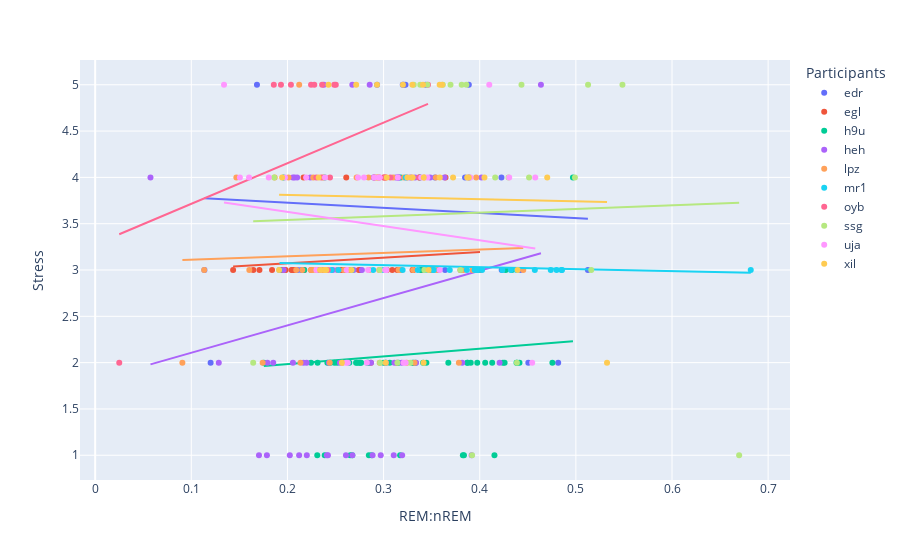

This figure's notebook cell:
### Code cell
# plot stress against REM:nREM for each participant
fig = px.scatter(slpsteps, x="REM:nREM", y="stress", color="pid", trendline="ols", #points="all",
                labels={
                    "stress": "Stress",
                    "REM:nREM": "REM:nREM",
                    "pid": "Participants"
                })
fig.show()

### Figure 1 — Plotly figure (JSON) as saved in the notebook; plotly's stock layout.template omitted (floating-point values rounded to 4 significant figures)
{"data": [{"hovertemplate": "Participants=edr<br>REM:nREM=%{x}<br>Stress=%{y}<extra></extra>", "legendgroup": "edr", "marker": {"color": "#636efa", "symbol": "circle"}, "mode": "markers", "name": "edr", "orientation": "v", "showlegend": true, "type": "scatter", "x": [0.2758, 0.3211, 0.328, 0.3158, 0.4424, 0.4506, 0.3228, 0.1683, 0.3571, 0.2144, 0.4816, 0.3439, 0.3848, 0.3534, 0.2562, 0.5125, 0.3887, null, 0.1136, 0.3199, 0.2932, 0.4226, 0.389, 0.4228, 0.3639, 0.2105, 0.1201], "xaxis": "x", "y": [3, 5, 4, 4, 3, 2, 5, 5, 3, 3, 2, 5, 4, 4, 3, 3, 5, 3, 3, 5, 5, 4, 4, 3, 3, 3, 2], "yaxis": "y"}, {"hovertemplate": "<b>OLS trendline</b><br>stress = -0.553814 * REM:nREM + 3.83646<br>R<sup>2</sup>=0.003176<br><br>Participants=edr<br>REM:nREM=%{x}<br>Stress=%{y} <b>(trend)</b><extra></extra>", "legendgroup": "edr", "marker": {"color": "#636efa", "symbol": "circle"}, "mode": "lines", "name": "edr", "showlegend": false, "type": "scatter", "x": [0.1136, 0.1201, 0.1683, 0.2105, 0.2144, 0.2562, 0.2758, 0.2932, 0.3158, 0.3199, 0.3211, 0.3228, 0.328, 0.3439, 0.3534, 0.3571, 0.3639, 0.3848, 0.3887, 0.389, 0.4226, 0.4228, 0.4424, 0.4506, 0.4816, 0.5125], "xaxis": "x", "y": [3.774, 3.77, 3.743, 3.72, 3.718, 3.695, 3.684, 3.674, 3.662, 3.659, 3.659, 3.658, 3.655, 3.646, 3.641, 3.639, 3.635, 3.623, 3.621, 3.621, 3.602, 3.602, 3.591, 3.587, 3.57, 3.553], "yaxis": "y"}, {"hovertemplate": "Participants=egl<br>REM:nREM=%{x}<br>Stress=%{y}<extra></extra>", "legendgroup": "egl", "marker": {"color": "#EF553B", "symbol": "circle"}, "mode": "markers", "name": "egl", "orientation": "v", "showlegend": true, "type": "scatter", "x": [0.2308, 0.1709, 0.2903, 0.3644, 0.3395, 0.2954, 0.3301, 0.2247, 0.314, 0.4003, 0.2175, 0.2052, 0.1645, 0.2741, 0.2043, 0.2076, 0.1981, 0.3501, 0.184, 0.3142, 0.309, 0.3175, 0.3944, 0.2585, 0.1435, 0.3304, 0.2329, 0.2558, 0.2612, 0.3311, 0.2546, 0.2074, 0.2596, 0.38, 0.197, 0.1939, 0.2168, 0.3034, 0.1954, 0.349, 0.3001, 0.3373, 0.2868, 0.2672], "xaxis": "x", "y": [3, 3, 4, 4, 3, 4, 3, 3, 2, 3, 3, 3, 3, 3, 3, 3, 3, 3, 3, 3, 3, 3, 3, 3, 3, 3, 3, 3, 4, 3, 3, 3, 3, 3, 3, 3, 4, 3, 3, 3, 4, 4, 2, 3], "yaxis": "y"}, {"hovertemplate": "<b>OLS trendline</b><br>stress = 0.609321 * REM:nREM + 2.94936<br>R<sup>2</sup>=0.008428<br><br>Participants=egl<br>REM:nREM=%{x}<br>Stress=%{y} <b>(trend)</b><extra></extra>", "legendgroup": "egl", "marker": {"color": "#EF553B", "symbol": "circle"}, "mode": "lines", "name": "egl", "showlegend": false, "type": "scatter", "x": [0.1435, 0.1645, 0.1709, 0.184, 0.1939, 0.1954, 0.197, 0.1981, 0.2043, 0.2052, 0.2074, 0.2076, 0.2168, 0.2175, 0.2247, 0.2308, 0.2329, 0.2546, 0.2558, 0.2585, 0.2596, 0.2612, 0.2672, 0.2741, 0.2868, 0.2903, 0.2954, 0.3001, 0.3034, 0.309, 0.314, 0.3142, 0.3175, 0.3301, 0.3304, 0.3311, 0.3373, 0.3395, 0.349, 0.3501, 0.3644, 0.38, 0.3944, 0.4003], "xaxis": "x", "y": [3.037, 3.05, 3.053, 3.061, 3.067, 3.068, 3.069, 3.07, 3.074, 3.074, 3.076, 3.076, 3.081, 3.082, 3.086, 3.09, 3.091, 3.105, 3.105, 3.107, 3.108, 3.109, 3.112, 3.116, 3.124, 3.126, 3.129, 3.132, 3.134, 3.138, 3.141, 3.141, 3.143, 3.151, 3.151, 3.151, 3.155, 3.156, 3.162, 3.163, 3.171, 3.181, 3.19, 3.193], "yaxis": "y"}, {"hovertemplate": "Participants=h9u<br>REM:nREM=%{x}<br>Stress=%{y}<extra></extra>", "legendgroup": "h9u", "marker": {"color": "#00cc96", "symbol": "circle"}, "mode": "markers", "name": "h9u", "orientation": "v", "showlegend": true, "type": "scatter", "x": [0.3836, 0.3825, 0.231, 0.2653, 0.2674, 0.4153, 0.2488, 0.2876, 0.2517, 0.2644, 0.2388, 0.4057, 0.3906, 0.3387, 0.2388, 0.196, 0.3065, 0.3379, 0.3179, 0.2174, null, 0.2759, 0.3929, 0.2745, 0.4388, 0.3299, 0.2847, 0.3874, 0.1754, 0.3021, 0.3445, 0.3, 0.2447, 0.2415, 0.4259, 0.4756, 0.413, 0.3157, 0.2831, 0.3412, 0.3172, 0.2725, 0.3312, 0.4334, 0.427, 0.2314, 0.3333, 0.3975, 0.2714, 0.4414, 0.497, 0.2843, 0.2245, 0.3673, 0.4242, 0.3869, 0.4383, 0.2767], "xaxis": "x", "y": [1, 1, 1, 1, 1, 1, 2, 1, 2, 2, 1, 2, 2, 3, 4, 4, 2, 4, 4, 3, 3, 2, 3, 2, 2, 2, 1, 2, 2, 2, 2, 2, 2, 2, 2, 2, 2, 2, 2, 2, 1, 2, 2, 3, 3, 2, 2, 2, 2, 2, 4, 2, 2, 2, 2, 2, 2, 2], "yaxis": "y"}, {"hovertemplate": "<b>OLS trendline</b><br>stress = 0.832729 * REM:nREM + 1.81616<br>R<sup>2</sup>=0.006761<br><br>Participants=h9u<br>REM:nREM=%{x}<br>Stress=%{y} <b>(trend)</b><extra></extra>", "legendgroup": "h9u", "marker": {"color": "#00cc96", "symbol": "circle"}, "mode": "lines", "name": "h9u", "showlegend": false, "type": "scatter", "x": [0.1754, 0.196, 0.2174, 0.2245, 0.231, 0.2314, 0.2388, 0.2388, 0.2415, 0.2447, 0.2488, 0.2517, 0.2644, 0.2653, 0.2674, 0.2714, 0.2725, 0.2745, 0.2759, 0.2767, 0.2831, 0.2843, 0.2847, 0.2876, 0.3, 0.3021, 0.3065, 0.3157, 0.3172, 0.3179, 0.3299, 0.3312, 0.3333, 0.3379, 0.3387, 0.3412, 0.3445, 0.3673, 0.3825, 0.3836, 0.3869, 0.3874, 0.3906, 0.3929, 0.3975, 0.4057, 0.413, 0.4153, 0.4242, 0.4259, 0.427, 0.4334, 0.4383, 0.4388, 0.4414, 0.4756, 0.497], "xaxis": "x", "y": [1.962, 1.979, 1.997, 2.003, 2.009, 2.009, 2.015, 2.015, 2.017, 2.02, 2.023, 2.026, 2.036, 2.037, 2.039, 2.042, 2.043, 2.045, 2.046, 2.047, 2.052, 2.053, 2.053, 2.056, 2.066, 2.068, 2.071, 2.079, 2.08, 2.081, 2.091, 2.092, 2.094, 2.098, 2.098, 2.1, 2.103, 2.122, 2.135, 2.136, 2.138, 2.139, 2.141, 2.143, 2.147, 2.154, 2.16, 2.162, 2.169, 2.171, 2.172, 2.177, 2.181, 2.182, 2.184, 2.212, 2.23], "yaxis": "y"}, {"hovertemplate": "Participants=heh<br>REM:nREM=%{x}<br>Stress=%{y}<extra></extra>", "legendgroup": "heh", "marker": {"color": "#ab63fa", "symbol": "circle"}, "mode": "markers", "name": "heh", "orientation": "v", "showlegend": true, "type": "scatter", "x": [0.1792, 0.2688, 0.2869, 0.2609, 0.3193, 0.2057, 0.297, 0.4206, 0.1786, 0.1286, 0.2546, 0.2074, 0.3112, 0.2101, 0.3328, 0.2167, 0.3189, 0.2025, 0.2676, 0.2421, 0.241, 0.2379, 0.4018, 0.4637, 0.2328, 0.22, 0.2774, 0.3025, 0.2886, 0.2239, 0.2432, 0.2675, 0.2519, 0.2201, 0.2898, 0.3148, 0.3634, 0.3338, 0.1704, 0.2472, 0.196, 0.2057, 0.3154, 0.3244, 0.2855, 0.1852, 0.3127, 0.3818, 0.05753, 0.2122, 0.3106, 0.3916, 0.3485], "xaxis": "x", "y": [2, 3, 2, 1, 1, 4, 1, 2, 1, 2, 2, 4, 2, 4, 4, 2, 2, 1, 1, 1, 1, 5, 4, 5, 3, 2, 3, 2, 1, 4, 2, 5, 3, 1, 4, 4, 4, 2, 1, 3, 3, 2, 4, 4, 5, 2, 4, 2, 4, 1, 1, 1, 4], "yaxis": "y"}, {"hovertemplate": "<b>OLS trendline</b><br>stress = 2.95345 * REM:nREM + 1.8109<br>R<sup>2</sup>=0.027450<br><br>Participants=heh<br>REM:nREM=%{x}<br>Stress=%{y} <b>(trend)</b><extra></extra>", "legendgroup": "heh", "marker": {"color": "#ab63fa", "symbol": "circle"}, "mode": "lines", "name": "heh", "showlegend": false, "type": "scatter", "x": [0.05753, 0.1286, 0.1704, 0.1786, 0.1792, 0.1852, 0.196, 0.2025, 0.2057, 0.2057, 0.2074, 0.2101, 0.2122, 0.2167, 0.22, 0.2201, 0.2239, 0.2328, 0.2379, 0.241, 0.2421, 0.2432, 0.2472, 0.2519, 0.2546, 0.2609, 0.2675, 0.2676, 0.2688, 0.2774, 0.2855, 0.2869, 0.2886, 0.2898, 0.297, 0.3025, 0.3106, 0.3112, 0.3127, 0.3148, 0.3154, 0.3189, 0.3193, 0.3244, 0.3328, 0.3338, 0.3485, 0.3634, 0.3818, 0.3916, 0.4018, 0.4206, 0.4637], "xaxis": "x", "y": [1.981, 2.191, 2.314, 2.338, 2.34, 2.358, 2.39, 2.409, 2.418, 2.418, 2.423, 2.431, 2.438, 2.451, 2.461, 2.461, 2.472, 2.498, 2.514, 2.523, 2.526, 2.529, 2.541, 2.555, 2.563, 2.581, 2.601, 2.601, 2.605, 2.63, 2.654, 2.658, 2.663, 2.667, 2.688, 2.704, 2.728, 2.73, 2.734, 2.741, 2.742, 2.753, 2.754, 2.769, 2.794, 2.797, 2.84, 2.884, 2.938, 2.967, 2.998, 3.053, 3.18], "yaxis": "y"}, {"hovertemplate": "Participants=lpz<br>REM:nREM=%{x}<br>Stress=%{y}<extra></extra>", "legendgroup": "lpz", "marker": {"color": "#FFA15A", "symbol": "circle"}, "mode": "markers", "name": "lpz", "orientation": "v", "showlegend": true, "type": "scatter", "x": [0.272, 0.2154, 0.4453, 0.31, 0.2243, 0.2268, 0.238, 0.3543, 0.3172, 0.2011, 0.2843, 0.3212, 0.2265, 0.3308, 0.3157, 0.3963, 0.2648, 0.2851, 0.2955, 0.3242, 0.2372, 0.2122, 0.2942, 0.2528, 0.1469, 0.2371, 0.09072, 0.2959, 0.3423, 0.3018, 0.1604, 0.3504, 0.2136, null, null, 0.2927, 0.3925, 0.3322, 0.3783, 0.3833, 0.2574, 0.2586, 0.3552, 0.1867, 0.1742, 0.244, 0.2092, 0.1134], "xaxis": "x", "y": [4, 3, 3, 4, 3, 4, 3, 4, 3, 4, 4, 4, 3, 3, 3, 4, 3, 3, 3, 2, 4, 5, 4, 3, 4, 3, 2, 2, 4, 4, 3, 3, 2, 4, 4, 4, 3, 2, 2, 3, 2, 3, 3, 4, 2, 2, 3, 3], "yaxis": "y"}, {"hovertemplate": "<b>OLS trendline</b><br>stress = 0.368928 * REM:nREM + 3.07317<br>R<sup>2</sup>=0.001345<br><br>Participants=lpz<br>REM:nREM=%{x}<br>Stress=%{y} <b>(trend)</b><extra></extra>", "legendgroup": "lpz", "marker": {"color": "#FFA15A", "symbol": "circle"}, "mode": "lines", "name": "lpz", "showlegend": false, "type": "scatter", "x": [0.09072, 0.1134, 0.1469, 0.1604, 0.1742, 0.1867, 0.2011, 0.2092, 0.2122, 0.2136, 0.2154, 0.2243, 0.2265, 0.2268, 0.2371, 0.2372, 0.238, 0.244, 0.2528, 0.2574, 0.2586, 0.2648, 0.272, 0.2843, 0.2851, 0.2927, 0.2942, 0.2955, 0.2959, 0.3018, 0.31, 0.3157, 0.3172, 0.3212, 0.3242, 0.3308, 0.3322, 0.3423, 0.3504, 0.3543, 0.3552, 0.3783, 0.3833, 0.3925, 0.3963, 0.4453], "xaxis": "x", "y": [3.107, 3.115, 3.127, 3.132, 3.137, 3.142, 3.147, 3.15, 3.151, 3.152, 3.153, 3.156, 3.157, 3.157, 3.161, 3.161, 3.161, 3.163, 3.166, 3.168, 3.169, 3.171, 3.174, 3.178, 3.178, 3.181, 3.182, 3.182, 3.182, 3.184, 3.188, 3.19, 3.19, 3.192, 3.193, 3.195, 3.196, 3.199, 3.202, 3.204, 3.204, 3.213, 3.215, 3.218, 3.219, 3.237], "yaxis": "y"}, {"hovertemplate": "Participants=mr1<br>REM:nREM=%{x}<br>Stress=%{y}<extra></extra>", "legendgroup": "mr1", "marker": {"color": "#19d3f3", "symbol": "circle"}, "mode": "markers", "name": "mr1", "orientation": "v", "showlegend": true, "type": "scatter", "x": [0.3688, 0.323, 0.6819, 0.3356, 0.3947, 0.4739, 0.4235, 0.4383, 0.4799, 0.2892, 0.3466, 0.3987, 0.3515, 0.3198, 0.1918, 0.3434, 0.4851, 0.3522, 0.2531, 0.3975, 0.4855, 0.2458, 0.2998, 0.3867, 0.4323, 0.4024, 0.4573, 0.267], "xaxis": "x", "y": [3, 4, 3, 3, 3, 3, 3, 3, 3, 3, 3, 3, 3, 3, 3, 3, 3, 3, 3, 3, 3, 3, 3, 3, 3, 3, 3, 3], "yaxis": "y"}, {"hovertemplate": "<b>OLS trendline</b><br>stress = -0.219291 * REM:nREM + 3.11893<br>R<sup>2</sup>=0.012845<br><br>Participants=mr1<br>REM:nREM=%{x}<br>Stress=%{y} <b>(trend)</b><extra></extra>", "legendgroup": "mr1", "marker": {"color": "#19d3f3", "symbol": "circle"}, "mode": "lines", "name": "mr1", "showlegend": false, "type": "scatter", "x": [0.1918, 0.2458, 0.2531, 0.267, 0.2892, 0.2998, 0.3198, 0.323, 0.3356, 0.3434, 0.3466, 0.3515, 0.3522, 0.3688, 0.3867, 0.3947, 0.3975, 0.3987, 0.4024, 0.4235, 0.4323, 0.4383, 0.4573, 0.4739, 0.4799, 0.4851, 0.4855, 0.6819], "xaxis": "x", "y": [3.077, 3.065, 3.063, 3.06, 3.056, 3.053, 3.049, 3.048, 3.045, 3.044, 3.043, 3.042, 3.042, 3.038, 3.034, 3.032, 3.032, 3.031, 3.031, 3.026, 3.024, 3.023, 3.019, 3.015, 3.014, 3.013, 3.012, 2.969], "yaxis": "y"}, {"hovertemplate": "Participants=oyb<br>REM:nREM=%{x}<br>Stress=%{y}<extra></extra>", "legendgroup": "oyb", "marker": {"color": "#FF6692", "symbol": "circle"}, "mode": "markers", "name": "oyb", "orientation": "v", "showlegend": true, "type": "scatter", "x": [0.1858, 0.3462, 0.3021, 0.23, 0.3369, 0.2246, 0.242, 0.1933, 0.2352, 0.2036, 0.2361, 0.2503, 0.2279, 0.2487, null, 0.3013, 0.3071, 0.2443, 0.02506], "xaxis": "x", "y": [5, 5, 4, 4, 4, 5, 3, 5, 4, 5, 5, 5, 5, 5, 4, 4, 4, 4, 2], "yaxis": "y"}, {"hovertemplate": "<b>OLS trendline</b><br>stress = 4.38354 * REM:nREM + 3.27631<br>R<sup>2</sup>=0.137911<br><br>Participants=oyb<br>REM:nREM=%{x}<br>Stress=%{y} <b>(trend)</b><extra></extra>", "legendgroup": "oyb", "marker": {"color": "#FF6692", "symbol": "circle"}, "mode": "lines", "name": "oyb", "showlegend": false, "type": "scatter", "x": [0.02506, 0.1858, 0.1933, 0.2036, 0.2246, 0.2279, 0.23, 0.2352, 0.2361, 0.242, 0.2443, 0.2487, 0.2503, 0.3013, 0.3021, 0.3071, 0.3369, 0.3462], "xaxis": "x", "y": [3.386, 4.091, 4.123, 4.169, 4.261, 4.275, 4.285, 4.307, 4.311, 4.337, 4.347, 4.367, 4.373, 4.597, 4.6, 4.622, 4.753, 4.794], "yaxis": "y"}, {"hovertemplate": "Participants=ssg<br>REM:nREM=%{x}<br>Stress=%{y}<extra></extra>", "legendgroup": "ssg", "marker": {"color": "#B6E880", "symbol": "circle"}, "mode": "markers", "name": "ssg", "orientation": "v", "showlegend": true, "type": "scatter", "x": [0.2961, 0.3799, 0.1862, 0.3278, 0.392, 0.4991, 0.3861, 0.3812, 0.4299, 0.1644, 0.6698, 0.4161, 0.3424, 0.5485, 0.4513, 0.3696, 0.5127, 0.3144, 0.2964, 0.3382, 0.3616, 0.3455, 0.3313, 0.4434, 0.516, 0.4387], "xaxis": "x", "y": [3, 3, 4, 2, 1, 4, 5, 5, 4, 2, 1, 4, 3, 5, 4, 5, 5, 2, 2, 5, 5, 5, 5, 5, 3, 2], "yaxis": "y"}, {"hovertemplate": "<b>OLS trendline</b><br>stress = 0.39545 * REM:nREM + 3.46118<br>R<sup>2</sup>=0.000938<br><br>Participants=ssg<br>REM:nREM=%{x}<br>Stress=%{y} <b>(trend)</b><extra></extra>", "legendgroup": "ssg", "marker": {"color": "#B6E880", "symbol": "circle"}, "mode": "lines", "name": "ssg", "showlegend": false, "type": "scatter", "x": [0.1644, 0.1862, 0.2961, 0.2964, 0.3144, 0.3278, 0.3313, 0.3382, 0.3424, 0.3455, 0.3616, 0.3696, 0.3799, 0.3812, 0.3861, 0.392, 0.4161, 0.4299, 0.4387, 0.4434, 0.4513, 0.4991, 0.5127, 0.516, 0.5485, 0.6698], "xaxis": "x", "y": [3.526, 3.535, 3.578, 3.578, 3.586, 3.591, 3.592, 3.595, 3.597, 3.598, 3.604, 3.607, 3.611, 3.612, 3.614, 3.616, 3.626, 3.631, 3.635, 3.637, 3.64, 3.659, 3.664, 3.665, 3.678, 3.726], "yaxis": "y"}, {"hovertemplate": "Participants=uja<br>REM:nREM=%{x}<br>Stress=%{y}<extra></extra>", "legendgroup": "uja", "marker": {"color": "#FF97FF", "symbol": "circle"}, "mode": "markers", "name": "uja", "orientation": "v", "showlegend": true, "type": "scatter", "x": [0.4545, 0.3148, 0.2797, 0.2903, 0.3456, 0.3392, 0.4578, 0.323, 0.3903, 0.2195, 0.1975, 0.2961, 0.2301, 0.3209, 0.3584, 0.1806, 0.4306, 0.1601, 0.2616, 0.2826, 0.3016, 0.3279, 0.4099, 0.2839, 0.3025, 0.1505, 0.2734, 0.2949, 0.134, 0.2629, 0.2612, 0.3029, 0.2391], "xaxis": "x", "y": [2, 4, 4, 4, 4, 4, 4, 2, 4, 4, 4, 4, 3, 2, 3, 4, 4, 4, 3, 2, 3, 4, 5, 3, 3, 4, 4, 4, 5, 2, 2, 3, 4], "yaxis": "y"}, {"hovertemplate": "<b>OLS trendline</b><br>stress = -1.53774 * REM:nREM + 3.93582<br>R<sup>2</sup>=0.020395<br><br>Participants=uja<br>REM:nREM=%{x}<br>Stress=%{y} <b>(trend)</b><extra></extra>", "legendgroup": "uja", "marker": {"color": "#FF97FF", "symbol": "circle"}, "mode": "lines", "name": "uja", "showlegend": false, "type": "scatter", "x": [0.134, 0.1505, 0.1601, 0.1806, 0.1975, 0.2195, 0.2301, 0.2391, 0.2612, 0.2616, 0.2629, 0.2734, 0.2797, 0.2826, 0.2839, 0.2903, 0.2949, 0.2961, 0.3016, 0.3025, 0.3029, 0.3148, 0.3209, 0.323, 0.3279, 0.3392, 0.3456, 0.3584, 0.3903, 0.4099, 0.4306, 0.4545, 0.4578], "xaxis": "x", "y": [3.73, 3.704, 3.69, 3.658, 3.632, 3.598, 3.582, 3.568, 3.534, 3.534, 3.532, 3.515, 3.506, 3.501, 3.499, 3.489, 3.482, 3.481, 3.472, 3.471, 3.47, 3.452, 3.442, 3.439, 3.432, 3.414, 3.404, 3.385, 3.336, 3.305, 3.274, 3.237, 3.232], "yaxis": "y"}, {"hovertemplate": "Participants=xil<br>REM:nREM=%{x}<br>Stress=%{y}<extra></extra>", "legendgroup": "xil", "marker": {"color": "#FECB52", "symbol": "circle"}, "mode": "markers", "name": "xil", "orientation": "v", "showlegend": true, "type": "scatter", "x": [0.4049, 0.2387, 0.3417, 0.3032, 0.5324, 0.3584, 0.3468, 0.1944, 0.3609, 0.2339, 0.3418, 0.2932, 0.3299, 0.2403, 0.3723, 0.3303, 0.3023, 0.2667, 0.341, 0.3201, 0.387, 0.1913, 0.2566, 0.2325, 0.3886, 0.3289, 0.2427, 0.4394, 0.3247, 0.3583, 0.2715, 0.4702], "xaxis": "x", "y": [4, 3, 2, 4, 2, 4, 3, 4, 5, 3, 4, 5, 5, 3, 4, 4, 2, 3, 5, 5, 4, 3, 2, 4, 4, 4, 5, 3, 4, 5, 5, 4], "yaxis": "y"}, {"hovertemplate": "<b>OLS trendline</b><br>stress = -0.229004 * REM:nREM + 3.85528<br>R<sup>2</sup>=0.000329<br><br>Participants=xil<br>REM:nREM=%{x}<br>Stress=%{y} <b>(trend)</b><extra></extra>", "legendgroup": "xil", "marker": {"color": "#FECB52", "symbol": "circle"}, "mode": "lines", "name": "xil", "showlegend": false, "type": "scatter", "x": [0.1913, 0.1944, 0.2325, 0.2339, 0.2387, 0.2403, 0.2427, 0.2566, 0.2667, 0.2715, 0.2932, 0.3023, 0.3032, 0.3201, 0.3247, 0.3289, 0.3299, 0.3303, 0.341, 0.3417, 0.3418, 0.3468, 0.3583, 0.3584, 0.3609, 0.3723, 0.387, 0.3886, 0.4049, 0.4394, 0.4702, 0.5324], "xaxis": "x", "y": [3.811, 3.811, 3.802, 3.802, 3.801, 3.8, 3.8, 3.797, 3.794, 3.793, 3.788, 3.786, 3.786, 3.782, 3.781, 3.78, 3.78, 3.78, 3.777, 3.777, 3.777, 3.776, 3.773, 3.773, 3.773, 3.77, 3.767, 3.766, 3.763, 3.755, 3.748, 3.733], "yaxis": "y"}], "layout": {"legend": {"title": {"text": "Participants"}, "tracegroupgap": 0}, "margin": {"t": 60}, "xaxis": {"anchor": "y", "domain": [0, 1], "title": {"text": "REM:nREM"}}, "yaxis": {"anchor": "x", "domain": [0, 1], "title": {"text": "Stress"}}}}
